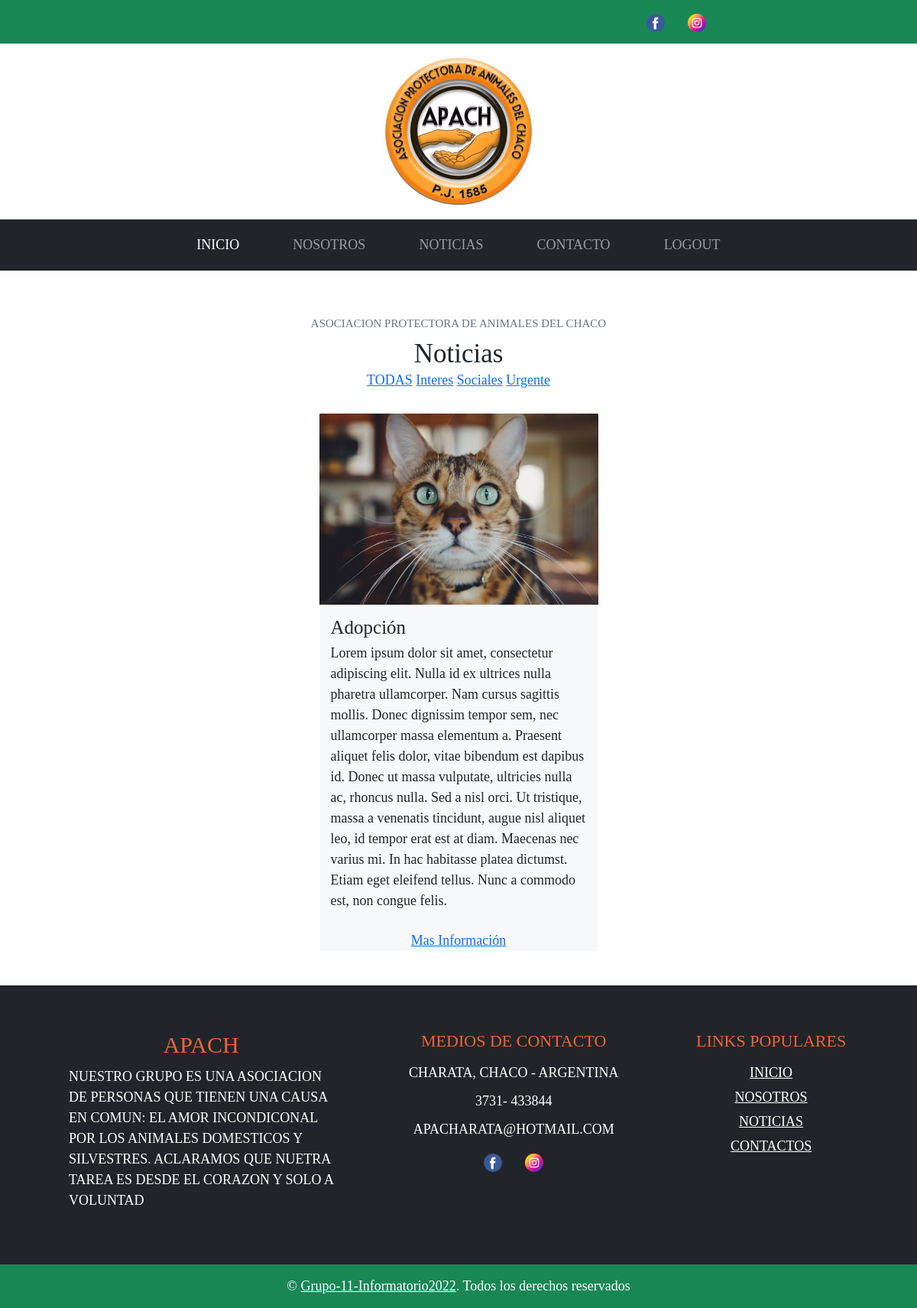
Screenshot of /listar/?id=3 (signed in) with the database file from the repository.
### webapp/models.py (models this page shows, shortened)
class Categoria(models.Model):
    nombre = models.CharField(max_length=100)

class Noticia(models.Model):
    titulo = models.CharField(max_length=150)
    cuerpo = models.TextField()
    imagen = models.ImageField(upload_to='static/img')
    categoria_noticia = models.ForeignKey(Categoria, on_delete=models.CASCADE)
    fecha = models.DateTimeField(auto_now_add=True)

### webapp/views.py (the view)
# urls.py: path('listar/', views.Listar_Noticias, name='listar'),
@login_required
def Listar_Noticias(request):
    contexto = {}
    id_categoria = request.GET.get('id', None)
    if id_categoria:
        n = Noticia.objects.filter(categoria_noticia=id_categoria)
    else:
        n = Noticia.objects.all()  # RETORNA UNA LISTA DE OBJETOS
    contexto['noticias'] = n
    cat = Categoria.objects.all().order_by('nombre')
    contexto['categorias'] = cat
    return render(request, 'listar.html', contexto)

### webapp/templates/listar.html
{% extends 'base.html' %}
{% load static %}
{% block content %}
<div class="container pt-5">
	<div class="d-flex flex-column text-center mb-5 pt-5">
		<h4 class="text-secondary mb-3 text-uppercase">Asociacion Protectora de animales del Chaco</h4>
		<h1 class="display-4 m-0">Noticias</h1>
		<div class="submenu">
			<a href="{% url 'listar' %}">TODAS</a>
			{% for cat in categorias %}
			<a href="?id={{cat.pk}}">{{cat.nombre}}</a>
			{% endfor %}
		</div>
	</div>
	<div class="row pb-3">
		{% for noti in noticias %}
		<div class="col-lg-4 mx-auto">
			<div class="card border-0 mb-2">
				<img class="card-img-top" src="{{noti.imagen.url}}" height="250" alt="">
				<div class="card-body bg-light p-4">
					<h1 class="card-title text-truncate">{{noti.titulo}}</h1>
					<p>{{noti.cuerpo}}</p>
				</div>
				<div class="text-center bg-light">
					<a class="font-weight-bold tex" href="{% url 'detalle' noti.pk %}">Mas Información</a>
				</div>
			</div>
		</div>
		{% endfor %}
	</div>
</div>
{% endblock %}

### webapp/static/css/style.css (style rules this page uses)
:root { --texto-primario: #ed6436; }
html { background-color: white; box-sizing: border-box; font-size: 62.5%; }
*, *:before, *:after { box-sizing: inherit; }
body { background-color: white; font-family: var(--fuentePrincipal); font-size: 1.8rem; line-height: 1.5; }
img { max-width: auto; max-height: 25rem; object-fit: cover; }

### rows the page displays
Categoria: nombre "Interes"
Categoria: nombre "Sociales"
Categoria: nombre "Urgente"
Noticia: imagen (picture), titulo "Adopción", cuerpo "Lorem ipsum dolor sit amet, consectetur adipiscing elit. Nulla id ex ultrices nulla pharetra ullamcorper. Nam cursus sagittis mollis. Donec dignissim tempor sem, nec ullamcorper massa elementum a. Praesent aliquet felis dolor, vitae bibendum est dapibus id. Donec ut massa vulputate, ultricies nulla ac, rhoncus nulla. Sed a nisl orci. Ut tristique, massa a venenatis tincidunt, augue nisl aliquet leo, id tempor erat est at diam. Maecenas nec varius mi. In hac habitasse platea dictumst. Etiam eget eleifend tellus. Nunc a commodo est, non congue felis."
